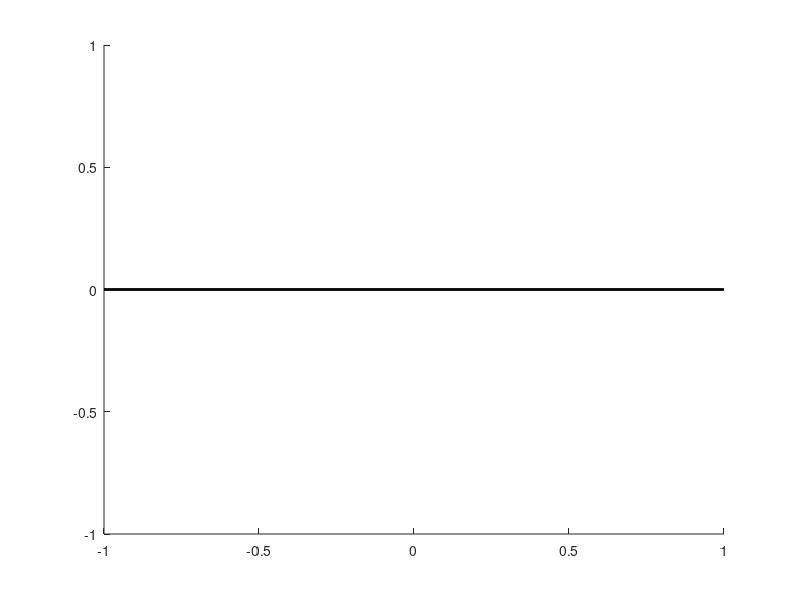

Recreate this plot in MATLAB. (Note: this script raises an error after producing the figure.)
%% GRACE CORDLE EML 4312 Project DATE 11/13/2024
% Edited by J Vranicar 
clc
clear all
close all
format compact
%% Params
w_1 = 0.1; % m
h_1 = 0.1; % m
l_1 = 0.43; % m
rho_1 = 1055; % kg/m^3
m_1 = rho_1 * w_1 * h_1 * l_1; % Mass of the pendulum
I_1 = (1/3) * m_1 * l_1^2; % Moment of inertia

w_2 = 0.1; % m
h_2 = 0.1; % m
l_2 = 0.43; % m
rho_2 = 1055; % kg/m^3
m_2 = rho_2 * w_2 * h_2 * l_2; % Mass of the pendulum
I_2 = (1/3) * m_2 * l_2^2; % Moment of inertia
g = 9.81; % Gravitational acceleration (m/s^2)

w_3 = 0.1; % m
h_3 = 0.1; % m
l_3 = 0.43; % m
rho_3 = 1055; % kg/m^3
m_3 = rho_3 * w_3 * h_3 * l_3; % Mass of the pendulum
I_3 = (1/3) * m_3 * l_3^2; % Moment of inertia


% Controller
theta_des_1 = pi;
omega_des_1 = 0;
Kp_1 = 10;
Kd_1 = 1;
% Kp_1 = 0;
% Kd_1 = 0;

theta_des_2 = pi/2;
omega_des_2 = 0;
Kp_2 = 200;
Kd_2 = 15;
% Kp_2 = 0;
% Kd_2 = 0;

theta_des_3 = pi;
omega_des_3 = 0;
Kp_3 = 20;
Kd_3 = 5;
% Kp_3 = 0;
% Kd_3 = 0;

% Control torque function
tau_ctrl_1 = @(theta, omega) Kp_1 * (theta_des_1 - theta) + Kd_1 * (omega_des_1 - omega);
tau_ctrl_2 = @(theta, omega) Kp_2 * (theta_des_2 - theta) + Kd_2 * (omega_des_2 - omega);
tau_ctrl_3 = @(theta, omega) Kp_3 * (theta_des_3 - theta) + Kd_3 * (omega_des_3 - omega);

%% ODE 45 Simulation
% Define the system dynamics
dynamics_1 = @(t, x) [x(2); (tau_ctrl_1(x(1), x(2)) - (m_1 * g * (l_1 / 2) * sin(x(1)))) / I_1];
dynamics_2 = @(t, x) [x(2); (tau_ctrl_2(x(1), x(2)) - (m_2 * g * (l_2 / 2) * sin(x(1)))) / I_2];
dynamics_3 = @(t, x) [x(2); (tau_ctrl_3(x(1), x(2)) - (m_3 * g * (l_3 / 2) * sin(x(1)))) / I_3];

% Initial conditions: theta = pi/4, angular velocity = 0
[tout_1, xout_1] = ode45(dynamics_1, [0 30], [4.5*pi/4, 0]); % Black
[tout_2, xout_2] = ode45(dynamics_2, [0 30], [3*pi/4, 0]); % Blue
[tout_3, xout_3] = ode45(dynamics_3, [0 30], [1.1*pi, 0]); % Green

%% Animate Rectangle Pendulum
% Rectangle representing the pendulum
xvals_1 = w_1 * [-0.5, 0.5, 0.5, -0.5];  % Rectangle corners (x)
yvals_1 = l_1 * [0, 0, -1, -1];          % Rectangle corners (y) from pivot downward

coords_1 = [xvals_1; yvals_1];  % [x; y] initial unrotated rectangle coordinates

xvals_2 = w_2 * [-0.5, 0.5, 0.5, -0.5];  % Rectangle corners (x)
yvals_2 = l_2 * [0, 0, -1, -1];          % Rectangle corners (y) from pivot downward

coords_2 = [xvals_2; yvals_2];  % [x; y] initial unrotated rectangle coordinates

xvals_3 = w_3 * [-0.5, 0.5, 0.5, -0.5];  % Rectangle corners (x)
yvals_3 = l_3 * [0, 0, -1, -1];          % Rectangle corners (y) from pivot downward

coords_3 = [xvals_3; yvals_3];  % [x; y] initial unrotated rectangle coordinates

figure;
hold on  % Keep the figure open for multiple elements

% Ground line
plot([-1, 1], [0, 0], 'k', 'LineWidth', 2);  % Ground line along x-axis

% Brown box
chair_width = 0.35;
chair_height = 0.35;
chair_x_position = 0.1;
chair_y_position = 0;

chair_coords_x = [chair_x_position, chair_x_position + chair_width, chair_x_position + chair_width, chair_x_position];
chair_coords_y = [chair_y_position, chair_y_position, chair_y_position + chair_height, chair_y_position + chair_height];

vid = VideoWriter("ControllerAnimation.avi");
vid.FrameRate = 20;
vid.Quality = 85;
open(vid);

for i = 1:length(xout_1)/2
    theta_1 = xout_1(i, 1); % Extract angle at the current time
    rotMatrix_1 = [cos(theta_1), -sin(theta_1); sin(theta_1), cos(theta_1)];

    theta_2 = xout_2(i, 1); % Extract angle at the current time
    rotMatrix_2 = [cos(theta_2), -sin(theta_2); sin(theta_2), cos(theta_2)];

    theta_3 = xout_3(i, 1); % Extract angle at the current time
    rotMatrix_3 = [cos(theta_3), -sin(theta_3); sin(theta_3), cos(theta_3)];
    
    % Apply rotation about the pivot (base at origin)
    rotCoords_1 = rotMatrix_1 * coords_1;

    % Apply rotation about the pivot (base at origin)
    rotCoords_2 = rotMatrix_2 * coords_2;
    rotCoords_2(1, :) = rotCoords_2(1, :) + mean(rotCoords_1(1, 3:4));
    rotCoords_2(2, :) = rotCoords_2(2, :) + mean(rotCoords_1(2, 3:4));

    % Apply rotation about the pivot (base at origin)
    rotCoords_3 = rotMatrix_3 * coords_3;
    rotCoords_3(1, :) = rotCoords_3(1, :) + mean(rotCoords_2(1, 3:4));
    rotCoords_3(2, :) = rotCoords_3(2, :) + mean(rotCoords_2(2, 3:4));
    
    % Update the pendulum position
    hold on
    h1 = fill(rotCoords_1(1, :), rotCoords_1(2, :), 'k');  % Filled rectangle
    h2 = fill(rotCoords_2(1, :), rotCoords_2(2, :), 'b');  % Filled rectangle
    h3 = fill(rotCoords_3(1, :), rotCoords_3(2, :), 'g');  % Filled rectangle
    h_chair = fill(chair_coords_x, chair_coords_y, [0.5, 0.3, 0.2]);
    axis equal;
    axis([-1 1 -0.5 1.5]); % Adjust for pendulum's range of motion
    xlabel('X (m)');
    ylabel('Y (m)');
    title('Pendulum Animation');

    writeVideo(vid, getframe(gcf));

    pause(0.05);  % Slow down animation for visualization
    if i < length(xout_1)/2 - 1
        delete(h1);  % Remove previous frame
        delete(h2);  % Remove previous frame
        delete(h3);  % Remove previous frame
        delete(h_chair);
    end
end

close(vid)
%% Plot Time Response of Angles
figure;

% Desired angles for comparison
desired_angles_1 = theta_des_1 * ones(size(tout_1));
desired_angles_2 = theta_des_2 * ones(size(tout_2));
desired_angles_3 = theta_des_3 * ones(size(tout_3));

% Plot Link 1
subplot(3, 1, 1);
plot(tout_1, xout_1(:, 1), 'r', 'LineWidth', 1.5); hold on;
plot(tout_1, desired_angles_1, 'k--', 'LineWidth', 1.2);
title('Time Response of Link 1');
axis([0 10 0 4])
xlabel('Time (s)');
ylabel('Angle (rad)');
legend('Link 1 Angle', 'Desired Angle');
grid on;

% Plot Link 2
subplot(3, 1, 2);
plot(tout_2, xout_2(:, 1), 'b', 'LineWidth', 1.5); hold on;
plot(tout_2, desired_angles_2, 'k--', 'LineWidth', 1.2);
title('Time Response of Link 2');
xlabel('Time (s)');
ylabel('Angle (rad)');
legend('Link 2 Angle', 'Desired Angle');
grid on;

% Plot Link 3
subplot(3, 1, 3);
plot(tout_3, xout_3(:, 1), 'g', 'LineWidth', 1.5); hold on;
plot(tout_3, desired_angles_3, 'k--', 'LineWidth', 1.2);
title('Time Response of Link 3');
axis([0 10 0 4])
xlabel('Time (s)');
ylabel('Angle (rad)');
legend('Link 3 Angle', 'Desired Angle');
grid on;
